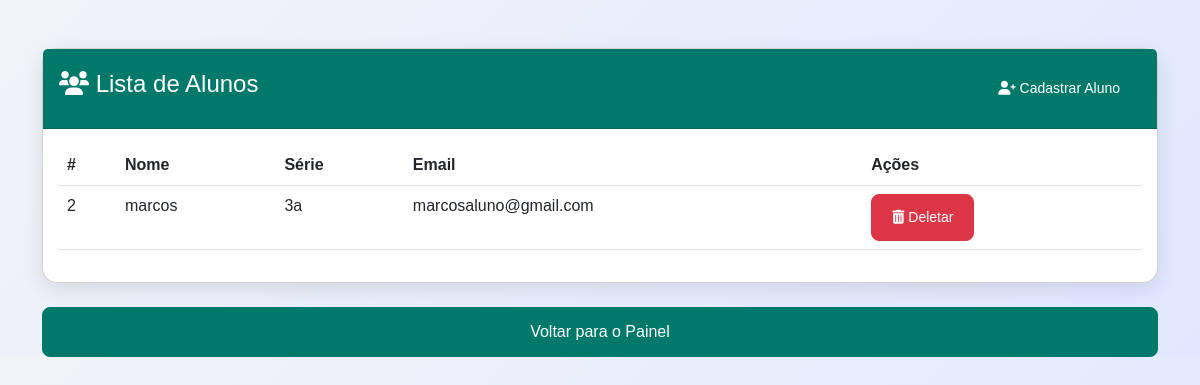
Screenshot of /frontend/lista_alunos.php (signed in) with the database file from the repository.
### tables this page shows
CREATE TABLE `alunos` (
  `id` int(11) NOT NULL,
  `nome` varchar(255) NOT NULL,
  `serie` varchar(50) NOT NULL,
  `email` varchar(255) NOT NULL,
  `senha` varchar(255) NOT NULL,
  `professor_id` int(11) DEFAULT NULL
);

### frontend/lista_alunos.php (the view, shortened to what this page needs)
<!DOCTYPE html>
<html lang="pt">
<head>
    <link href="https://cdn.jsdelivr.net/npm/bootstrap@5.3.0/dist/css/bootstrap.min.css" rel="stylesheet">
    <link href="https://cdnjs.cloudflare.com/ajax/libs/font-awesome/6.0.0-beta3/css/all.min.css" rel="stylesheet">
    <link rel="stylesheet" href="_css/lista_alunos.css">
</head>
<body>
    <div class="container mt-5">
        <div class="card">
            <div class="card-header">
                <div class="d-flex justify-content-between align-items-center">
                    <h4><i class="fas fa-users"></i> Lista de Alunos</h4>
                    <a href="cadastro_aluno.php" class="btn btn-primary btn-sm">
                        <i class="fas fa-user-plus"></i> Cadastrar Aluno
                    </a>
                </div>
            </div>
            <div class="card-body">
                <?php
                require '../includes/conn.php';
                $sql = "SELECT id, nome, serie, email FROM alunos";
                $result = $conn->query($sql);
                if ($result->num_rows > 0) {
                    echo "<table class='table table-hover'>
                            <thead>
                                <tr>
                                    <th>#</th>
                                    <th>Nome</th>
                                    <th>Série</th>
                                    <th>Email</th>
                                    <th>Ações</th>
                                </tr>
                            </thead>
                            <tbody>";
                    while ($row = $result->fetch_assoc()) {
                        echo "<tr>
                                <td>" . $row['id'] . "</td>
                                <td>" . $row['nome'] . "</td>
                                <td>" . $row['serie'] . "</td>
                                <td>" . $row['email'] . "</td>
                                <td>
                                    <a href='?deletar=" . $row['id'] . "' class='btn btn-danger btn-sm'>
                                        <i class='fas fa-trash-alt'></i> Deletar
                                    </a>
                                </td>
                            </tr>";
                    }
                    echo "</tbody></table>";
                } else {
                    echo "<p>Nenhum aluno cadastrado.</p>";
                }
                ?>
            </div>
        </div>
        <br>
                <a href="dashboard.php" class="btn btn-primary w-100" id="voltaDashboardId">Voltar para o Painel</a>
                <br>
    </div>
</body>
</html>

### frontend/_css/lista_alunos.css (style rules this page uses)
body { background: linear-gradient(135deg, #f0f4f8, #e0e7ff); font-family: 'Arial', sans-serif; color: #212121; }
.container { margin-top: 40px; }
.card { border-radius: 15px; box-shadow: 0px 6px 20px rgba(0, 0, 0, 0.1); }
.card-header { background-color: #00796b; color: white; border-radius: 15px 15px 0 0; padding: 1rem; }
.btn-primary { background-color: #00796b; border-color: #00796b; padding: 12px 20px; border-radius: 8px; transition: all 0.3s ease; }
.btn-danger { background-color: #dc3545; border-color: #dc3545; padding: 12px 20px; border-radius: 8px; transition: all 0.3s ease; }

### rows the page displays
alunos: id "2", nome "marcos", serie "3a", email "marcosaluno@gmail.com"
